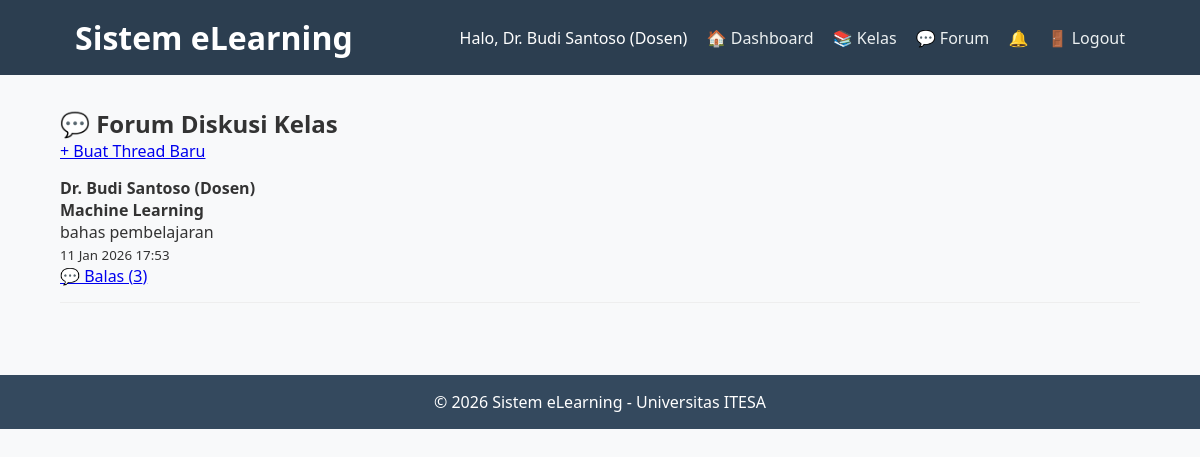
Page /dosen/forum/view_forum.php?id=1 (signed in) on the committed database.
### tables this page shows
CREATE TABLE `profiles` (
  `id_user` int(11) NOT NULL,
  `nim_nidn` varchar(20) DEFAULT NULL,
  `foto` varchar(255) DEFAULT NULL,
  `alamat` text DEFAULT NULL,
  `fakultas` varchar(100) DEFAULT NULL,
  `prodi` varchar(100) DEFAULT NULL
);

CREATE TABLE `users` (
  `id` int(11) NOT NULL,
  `username` varchar(50) NOT NULL,
  `password` varchar(255) NOT NULL,
  `nama_lengkap` varchar(100) NOT NULL,
  `email` varchar(100) NOT NULL,
  `role` enum('admin','dosen','mahasiswa') NOT NULL
);

CREATE TABLE `forum_threads` (
  `id` int(11) NOT NULL,
  `id_class` int(11) NOT NULL,
  `id_user` int(11) NOT NULL,
  `judul` varchar(150) NOT NULL,
  `isi` text NOT NULL,
  `created_at` datetime DEFAULT current_timestamp()
);

### includes/functions.php (called while the page is built, shortened)
<?php
if (!function_exists('get_user_info')) {
    function get_user_info($pdo, $user_id) {
        $stmt = $pdo->prepare("SELECT u.*, p.nim_nidn, p.foto FROM users u LEFT JOIN profiles p ON u.id = p.id_user WHERE u.id = ?");
        $stmt->execute([$user_id]);
        return $stmt->fetch(PDO::FETCH_ASSOC);
    }
}
?>

### dosen/forum/view_forum.php (the view, shortened to what this page needs)
<?php
require_once '../../includes/header.php';
require_once '../../includes/functions.php';
$class_id = $_GET['id'] ?? 0;
$threads = $pdo->prepare("
    SELECT t.*, u.nama_lengkap, u.role
    FROM forum_threads t
    JOIN users u ON t.id_user = u.id
    WHERE t.id_class = ?
    ORDER BY t.created_at DESC
");
$threads->execute([$class_id]);
?>
<h2>💬 Forum Diskusi Kelas</h2>
<a href="#" onclick="document.getElementById('new-thread').style.display='block'">+ Buat Thread Baru</a>
<?php while ($t = $threads->fetch()): ?>
<div style="border-bottom:1px solid #eee; padding:15px 0;">
    <strong><?= htmlspecialchars($t['nama_lengkap']) ?> (<?= ucfirst($t['role']) ?>)</strong>
    <h4><?= htmlspecialchars($t['judul']) ?></h4>
    <p><?= nl2br(htmlspecialchars($t['isi'])) ?></p>
    <small><?= date('d M Y H:i', strtotime($t['created_at'])) ?></small>
    <br>
    <a href="view_replies.php?thread_id=<?= $t['id'] ?>">💬 Balas (<?= get_reply_count($pdo, $t['id']) ?>)</a>
</div>
<?php endwhile; ?>
<?php
function get_reply_count($pdo, $thread_id) {
    $stmt = $pdo->prepare("SELECT COUNT(*) FROM forum_replies WHERE id_thread = ?");
    $stmt->execute([$thread_id]);
    return $stmt->fetchColumn();
}
include '../../includes/footer.php';
?>

### includes/header.php (shortened to what this page needs)
<?php
require_once __DIR__ . '/auth.php';
$user = get_user_info($pdo, $_SESSION['user_id']);
$notif_count = 0;
if (is_logged_in()) {
    $stmt = $pdo->prepare("SELECT COUNT(*) FROM notifications WHERE id_user = ? AND is_read = 0");
    $stmt->execute([$_SESSION['user_id']]);
    $notif_count = $stmt->fetchColumn();
}
?>
<!DOCTYPE html>
<html lang="id">
<head>
    <link rel="stylesheet" href="/elearning/assets/css/style.css">
</head>
<body>
    <header>
        <div class="container">
            <h1>Sistem eLearning</h1>
            <nav>
                <span>Halo, <?= htmlspecialchars($user['nama_lengkap']) ?> (<?= ucfirst($user['role']) ?>)</span>
                <?php if ($_SESSION['role'] === 'dosen'): ?>
                    <a href="/elearning/dosen/dashboard.php">🏠 Dashboard</a>
                    <a href="/elearning/dosen/manage_class.php?id=1">📚 Kelas</a>
                    <a href="/elearning/dosen/forum/view_forum.php?id=1">💬 Forum</a>
                <?php endif; ?>
                <?php if ($notif_count > 0): ?>
                    <a href="/elearning/notifications.php" style="color:red;">🔔 (<?= $notif_count ?>)</a>
                <?php else: ?>
                    <a href="/elearning/notifications.php">🔔</a>
                <?php endif; ?>
                <a href="/elearning/logout.php">🚪 Logout</a>
            </nav>
        </div>
    </header>
    <div class="container main-content">

### assets/css/style.css (style rules this page uses)
* { margin: 0; padding: 0; box-sizing: border-box; }
body { font-family: 'Segoe UI', Tahoma, Geneva, Verdana, sans-serif; background: #f8f9fa; color: #333; }
.container { width: 90%; max-width: 1200px; margin: 0 auto; padding: 0 15px; }
header { background: #2c3e50; color: white; padding: 1rem 0; }
header .container { display: flex; justify-content: space-between; align-items: center; }
header nav a { color: #ecf0f1; text-decoration: none; margin-left: 15px; }
.main-content { padding: 2rem 0; }

### rows in the picture
profiles: id_user.nama_lengkap "Dr. Budi Santoso", id_user.role "Dosen"
forum_threads: id_user.nama_lengkap "Dr. Budi Santoso", id_user.role "Dosen", judul "Machine Learning", isi "bahas pembelajaran", created_at "11 Jan 2026 17:53", id "3"
